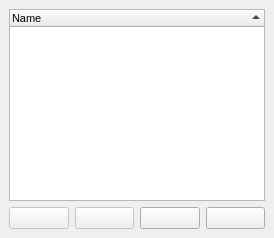
  <widget class="BaseDock" name="dock_pending_jobs_list">
   <property name="minimumSize">
    <size>
     <width>190</width>
     <height>156</height>
    </size>
   </property>
   <property name="windowTitle">
    <string>Pending Changes</string>
   </property>
   <attribute name="dockWidgetArea">
    <number>2</number>
   </attribute>
   <widget class="QWidget" name="dockWidgetContents">
    <layout class="QVBoxLayout" name="verticalLayout_2">
     <item>
      <widget class="QTreeWidget" name="tree_pending">
       <property name="font">
        <font>
         <pointsize>8</pointsize>
        </font>
       </property>
       <property name="editTriggers">
        <set>QAbstractItemView::NoEditTriggers</set>
       </property>
       <property name="alternatingRowColors">
        <bool>true</bool>
       </property>
       <property name="uniformRowHeights">
        <bool>true</bool>
       </property>
       <property name="sortingEnabled">
        <bool>true</bool>
       </property>
       <property name="allColumnsShowFocus">
        <bool>true</bool>
       </property>
       <column>
        <property name="text">
         <string>Name</string>
        </property>
       </column>
      </widget>
     </item>
     <item>
      <layout class="QHBoxLayout" name="horizontalLayout_4">
       <item>
        <widget class="QPushButton" name="btn_commit">
         <property name="enabled">
          <bool>false</bool>
         </property>
         <property name="toolTip">
          <string>Commit Changes</string>
         </property>
         <property name="text">
          <string/>
         </property>
         <property name="icon">
          <iconset resource="../resources.qrc">
           <normaloff>:/img/table--arrow.png</normaloff>:/img/table--arrow.png</iconset>
         </property>
        </widget>
       </item>
       <item>
        <widget class="QPushButton" name="btn_clear">
         <property name="enabled">
          <bool>false</bool>
         </property>
         <property name="toolTip">
          <string>Clear Changes</string>
         </property>
         <property name="text">
          <string/>
         </property>
         <property name="icon">
          <iconset resource="../resources.qrc">
           <normaloff>:/img/table--minus.png</normaloff>:/img/table--minus.png</iconset>
         </property>
        </widget>
       </item>
       <item>
        <widget class="QPushButton" name="btn_expand_all_pending">
         <property name="toolTip">
          <string>Expand All</string>
         </property>
         <property name="text">
          <string/>
         </property>
         <property name="icon">
          <iconset resource="../resources.qrc">
           <normaloff>:/img/arrow-out.png</normaloff>:/img/arrow-out.png</iconset>
         </property>
        </widget>
       </item>
       <item>
        <widget class="QPushButton" name="btn_collapse_all_pending">
         <property name="toolTip">
          <string>Collapse All</string>
         </property>
         <property name="text">
          <string/>
         </property>
         <property name="icon">
          <iconset resource="../resources.qrc">
           <normaloff>:/img/arrow-in.png</normaloff>:/img/arrow-in.png</iconset>
         </property>
        </widget>
       </item>
      </layout>
     </item>
    </layout>
   </widget>
  </widget>
